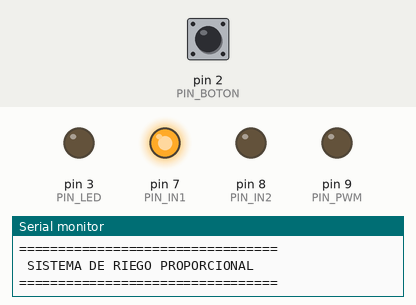
Recording of a sketch running on a simulated Arduino Uno, built with avr-gcc and run on an emulated ATmega328P. Parts: output pins drawn as LEDs (lit = HIGH), the last lines printed to the serial monitor. Dashed ring = blinking. The test bench sets the inputs (shaded band); at power-on: pin 2 (PIN_BOTON) HIGH.

Above: at 0.1 s.
At 1.2 s:
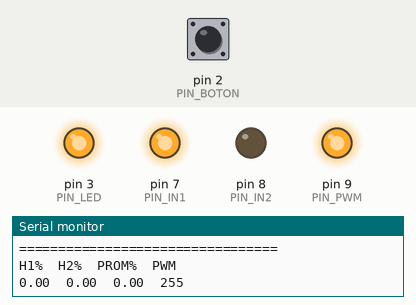
1.3 s: pin 2 (PIN_BOTON) pulled LOW for 0.15 s
At 1.8 s:
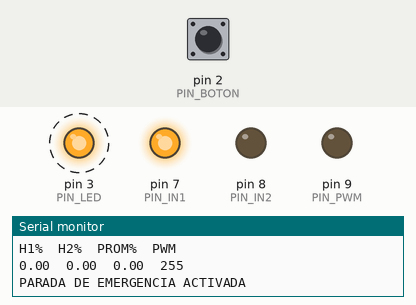
Timing chart, 0 to 10.8 s (numbered marks = the images above; inputs shaded):
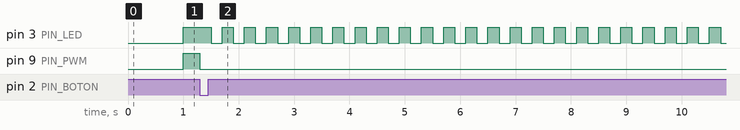

Measured:
- after the input at 1.3 s, pin 3 (PIN_LED): alternates HIGH for 0.20 s and LOW for 0.20 s, starting after 0.20 s; pin 9 (PIN_PWM): HIGH → LOW at once

The sketch:

Codigo_Control_P_G46.ino
```cpp
// =====================================================
// SISTEMA DE RIEGO AUTOMÁTICO PROPORCIONAL
// =====================================================

// ================= CONFIGURACIÓN =================

// Sensores de humedad
#define PIN_SENSOR1 A4
#define PIN_SENSOR2 A5

// Puente H
#define PIN_PWM 9
#define PIN_IN1 7
#define PIN_IN2 8

// Botón de parada y LED
#define PIN_BOTON 2
#define PIN_LED 3

// Calibración sensores
// 230 = 100% humedad
// 415 = 0% humedad

#define HUMEDO 230
#define SECO 415

// Objetivo de humedad
#define OBJETIVO 40

// Tiempo entre mediciones
#define TIEMPO_MUESTREO 1000

// Zona muerta para evitar oscilaciones
#define TOLERANCIA 2

// ================= VARIABLES =================

unsigned long tiempoAnterior = 0;

int lectura1 = 0;
int lectura2 = 0;

float humedad1 = 0;
float humedad2 = 0;
float humedadPromedio = 0;

int velocidadBomba = 0;

// ================= SETUP =================

void setup() {

  Serial.begin(9600);

  // Sensores
  pinMode(PIN_SENSOR1, INPUT);
  pinMode(PIN_SENSOR2, INPUT);

  // Puente H
  pinMode(PIN_PWM, OUTPUT);
  pinMode(PIN_IN1, OUTPUT);
  pinMode(PIN_IN2, OUTPUT);

  // Botón y LED
  pinMode(PIN_BOTON, INPUT_PULLUP);
  pinMode(PIN_LED, OUTPUT);

  // Dirección de giro de la bomba
  digitalWrite(PIN_IN1, HIGH);
  digitalWrite(PIN_IN2, LOW);

  apagarBomba();

  Serial.println("=================================");
  Serial.println(" SISTEMA DE RIEGO PROPORCIONAL ");
  Serial.println("=================================");
  Serial.println("H1%\tH2%\tPROM%\tPWM");
}

// ================= LOOP =================

void loop() {

  // Parada de emergencia
  if (boton_parada_presionado()) {
    parada();
  }

  // Muestreo periódico
  if (debo_muestrear()) {

    // Lectura de sensores
    lectura1 = analogRead(PIN_SENSOR1);
    lectura2 = analogRead(PIN_SENSOR2);

    // Conversión a porcentaje
    humedad1 = convertirHumedad(lectura1);
    humedad2 = convertirHumedad(lectura2);

    // Promedio
    humedadPromedio = (humedad1 + humedad2) / 2.0;

    // Control proporcional
    controlarBomba();

    // Mostrar datos
    mostrarDatos();
  }
}

// ================= CONTROL PROPORCIONAL =================

void controlarBomba() {

  // Error respecto al objetivo
  float error = OBJETIVO - humedadPromedio;

  /*
    Si humedad es menor al objetivo:
    activar bomba proporcionalmente
  */

  if (error > TOLERANCIA) {

    /*
      Conversión proporcional:

      Poco error  -> poca velocidad
      Mucho error -> mucha velocidad
    */

    velocidadBomba = map(error * 10, 0, 400, 80, 255);

    // Limitar PWM
    velocidadBomba = constrain(velocidadBomba, 80, 255);

    // Aplicar velocidad
    analogWrite(PIN_PWM, velocidadBomba);

    // Encender LED
    digitalWrite(PIN_LED, HIGH);

  }
  else {

    apagarBomba();
  }
}

// ================= CONVERSIÓN A PORCENTAJE =================

float convertirHumedad(int lectura) {

  float humedad;

  humedad = ((float)(SECO - lectura) / (SECO - HUMEDO)) * 100.0;

  humedad = constrain(humedad, 0, 100);

  return humedad;
}

// ================= FUNCIONES =================

bool debo_muestrear() {

  unsigned long ahora = millis();

  if (ahora - tiempoAnterior >= TIEMPO_MUESTREO) {

    tiempoAnterior = ahora;
    return true;
  }

  return false;
}

// ================= APAGAR BOMBA =================

void apagarBomba() {

  analogWrite(PIN_PWM, 0);

  velocidadBomba = 0;

  digitalWrite(PIN_LED, LOW);
}

// ================= BOTÓN =================

bool boton_parada_presionado() {

  return digitalRead(PIN_BOTON) == LOW;
}

// ================= PARADA DE EMERGENCIA =================

void parada() {

  apagarBomba();

  Serial.println("PARADA DE EMERGENCIA ACTIVADA");

  while (true) {

    digitalWrite(PIN_LED, HIGH);
    delay(200);

    digitalWrite(PIN_LED, LOW);
    delay(200);
  }
}

// ================= MONITOR SERIAL =================

void mostrarDatos() {

  Serial.print(humedad1);
  Serial.print("\t");

  Serial.print(humedad2);
  Serial.print("\t");

  Serial.print(humedadPromedio);
  Serial.print("\t");

  Serial.println(velocidadBomba);
}
```
